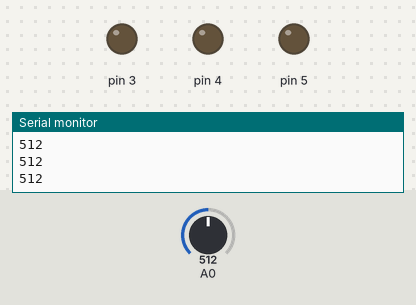
A sketch run on a simulated Arduino Uno, built with avr-gcc and run on an emulated ATmega328P. On the bench: output pins drawn as LEDs (lit = HIGH), the last lines printed to the serial monitor. The test bench sets the inputs (shaded band); at power-on: A0 = 512.

Above: at 1.2 s.
1.3 s: A0 set to 170
2.8 s: A0 set to 149
At 3.3 s:
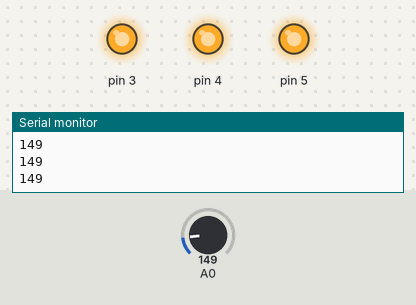
4.3 s: A0 set to 94
5.8 s: A0 set to 79
At 6.7 s:
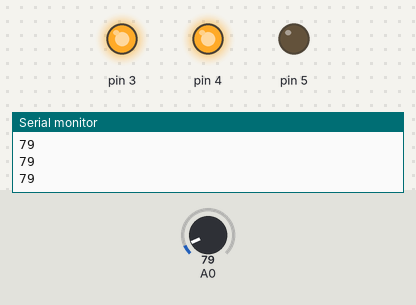
7.3 s: A0 set to 100
At 7.8 s:
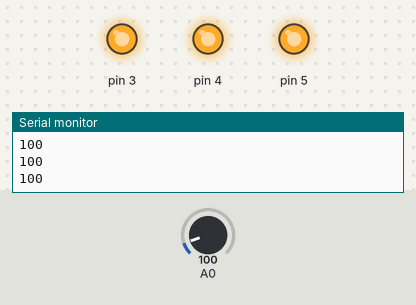
8.8 s: A0 set to 80
At 10.2 s:
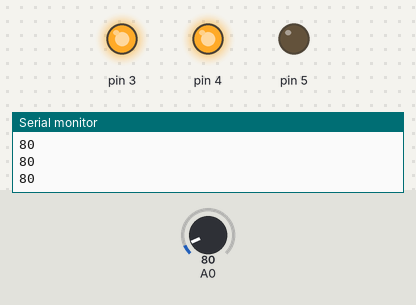
Timing chart, 0 to 11.3 s (numbered marks = the images above; inputs shaded):
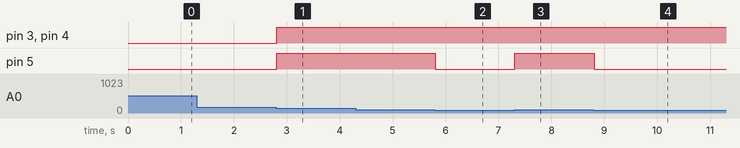

The sketch:

sketch_feb19a.ino
```cpp
void setup() {
 Serial.begin(9600);
pinMode(3,OUTPUT);
pinMode(4,OUTPUT);
pinMode(5,OUTPUT);
pinMode(A0,INPUT);

}

void loop() {
  int LDR = analogRead(A0);
  Serial.println(LDR);
  if (LDR <50){
 digitalWrite(3,1);
  }

  else if(LDR<90) {
    digitalWrite(3,1);
    digitalWrite(4,1);
    digitalWrite(5,0);
    }

    else if(LDR<162) {
    digitalWrite(3,1);
    digitalWrite(4,1);
    digitalWrite(5,1);
    }
}
```

Measured:
- the behaviour switches between 162 and 161 on A0 (found by bisection; images 0 and 1)
- the behaviour switches between 90 and 89 on A0 (found by bisection; images 1 and 2)
- after the input at 2.8 s, pin 3–5: LOW → HIGH at once
- after the input at 5.8 s, pin 5: HIGH → LOW at once
- after the input at 7.3 s, pin 5: LOW → HIGH at once
- after the input at 8.8 s, pin 5: HIGH → LOW at once
